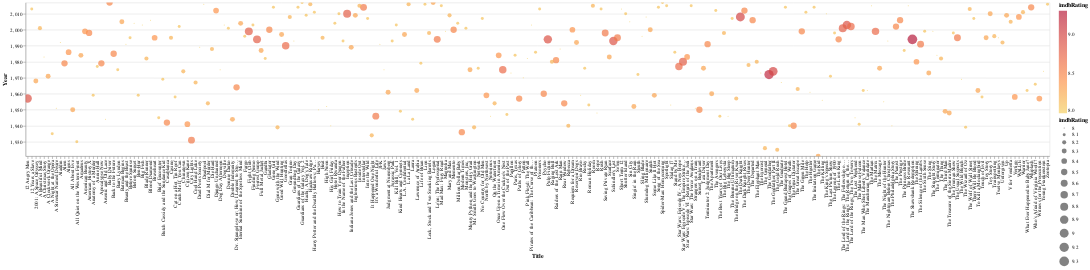

Notebook source saved alongside this figure:
### Code cell
# Scatter plot with filled circles
alt.Chart(imdb1).mark_circle().encode(
  alt.X('Title'),
  alt.Y('Year', scale=alt.Scale(domain=[1921,2017])),
  size='imdbRating:N',
  color = alt.Color('imdbRating', scale=alt.Scale(scheme='goldred')),
  tooltip = ['Title','Year','Runtime','Genre','imdbRating']).properties(
  width=5000,height=300).interactive()

### Figure 1 — Vega-Lite specification as saved in the notebook (floating-point values rounded to 4 significant figures; data arrays with more than 128 entries replaced by an {"elided": "..."} marker saying what was removed)
{"data": {"name": "data-c74c963a965a96ccc1afb905a093ae6e"}, "mark": "circle", "encoding": {"color": {"field": "imdbRating", "scale": {"scheme": "goldred"}, "type": "quantitative"}, "size": {"field": "imdbRating", "type": "nominal"}, "tooltip": [{"field": "Title", "type": "nominal"}, {"field": "Year", "type": "quantitative"}, {"field": "Runtime", "type": "nominal"}, {"field": "Genre", "type": "nominal"}, {"field": "imdbRating", "type": "quantitative"}], "x": {"field": "Title", "type": "nominal"}, "y": {"field": "Year", "scale": {"domain": [1921, 2017]}, "type": "quantitative"}}, "height": 300, "selection": {"selector060": {"type": "interval", "bind": "scales", "encodings": ["x", "y"]}}, "width": 5000, "$schema": "https://vega.github.io/schema/vega-lite/v4.17.0.json", "datasets": {"data-c74c963a965a96ccc1afb905a093ae6e": {"elided": "250 records"}}}
